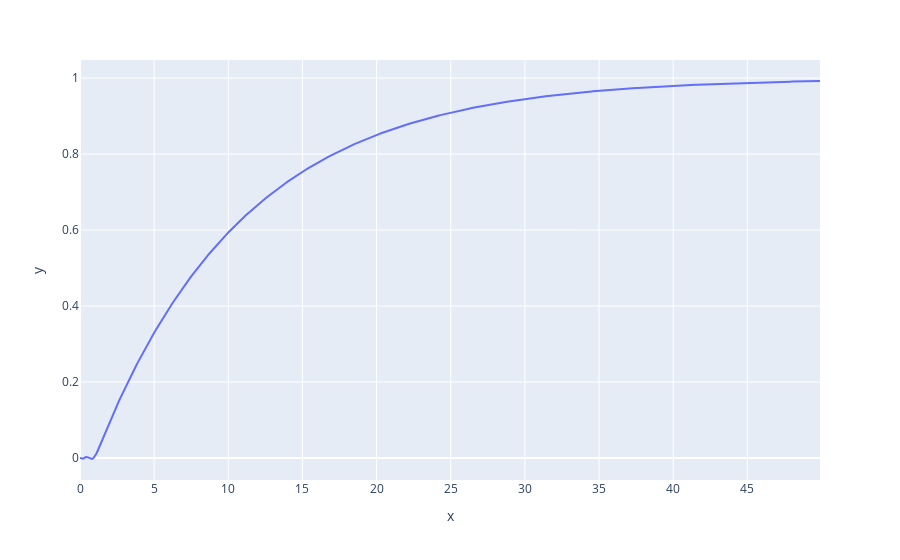

This figure's notebook cell:
### Code cell
fig = px.line(x=t,y=y)
fig.show()

### Figure 1 — Plotly figure (JSON) as saved in the notebook; plotly's stock layout.template omitted (floating-point values rounded to 4 significant figures; data arrays with more than 128 entries replaced by an {"elided": "..."} marker saying what was removed)
{"data": [{"hovertemplate": "x=%{x}<br>y=%{y}<extra></extra>", "legendgroup": "", "line": {"color": "#636efa", "dash": "solid"}, "mode": "lines", "name": "", "orientation": "v", "showlegend": false, "type": "scatter", "x": {"elided": "500 float values"}, "xaxis": "x", "y": {"elided": "500 float values"}, "yaxis": "y"}], "layout": {"legend": {"tracegroupgap": 0}, "margin": {"t": 60}, "xaxis": {"anchor": "y", "domain": [0, 1], "title": {"text": "x"}}, "yaxis": {"anchor": "x", "domain": [0, 1], "title": {"text": "y"}}}}
